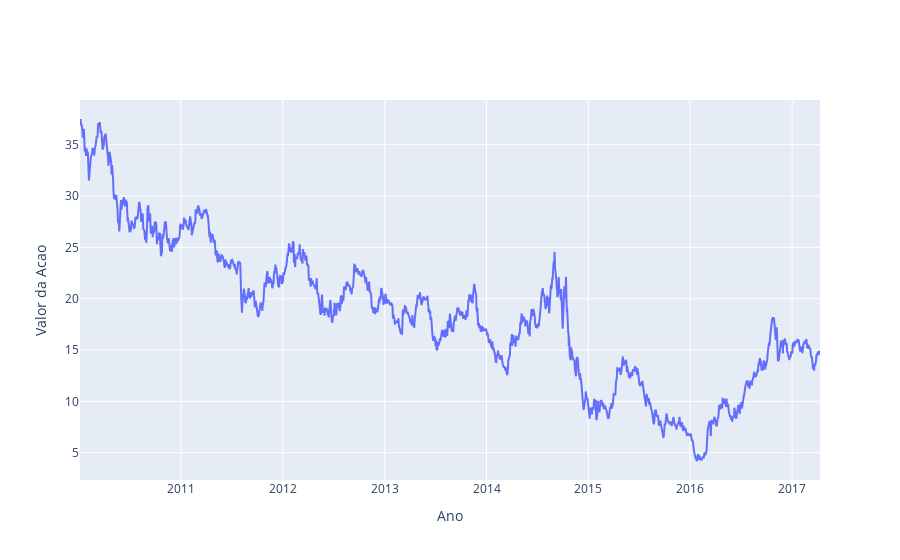

Write notebook code for a chart like this one.
### Markdown cell above
**Visualização de dados**

### Code cell
x1=dataset.Date
y1=dataset.Close
data = [go.Scatter(x=x1, y=y1)]
#data = [go.Scatter(x=dataset.Date, y=dataset.Close)]
layout = go.Layout(
    xaxis=dict(
        range=['01-01-2010','11-04-2017'],
        title='Ano'              
    ),
    yaxis=dict(
        range=[min(x1), max(y1)],
        title='Valor da Acao'
    ))
fig = go.Figure(data = data, layout = layout)
py.iplot(fig)

### Figure 1 — Plotly figure (JSON) as saved in the notebook; plotly's stock layout.template omitted (floating-point values rounded to 4 significant figures; data arrays with more than 128 entries replaced by an {"elided": "..."} marker saying what was removed)
{"data": [{"y": {"elided": "1802 float values"}, "x": {"elided": "1802 str values"}, "type": "scatter"}], "layout": {"xaxis": {"range": ["01-01-2010", "11-04-2017"], "title": {"text": "Ano"}}, "yaxis": {"range": ["2010-01-04T00:00:00", 37.5], "title": {"text": "Valor da Acao"}}}}
